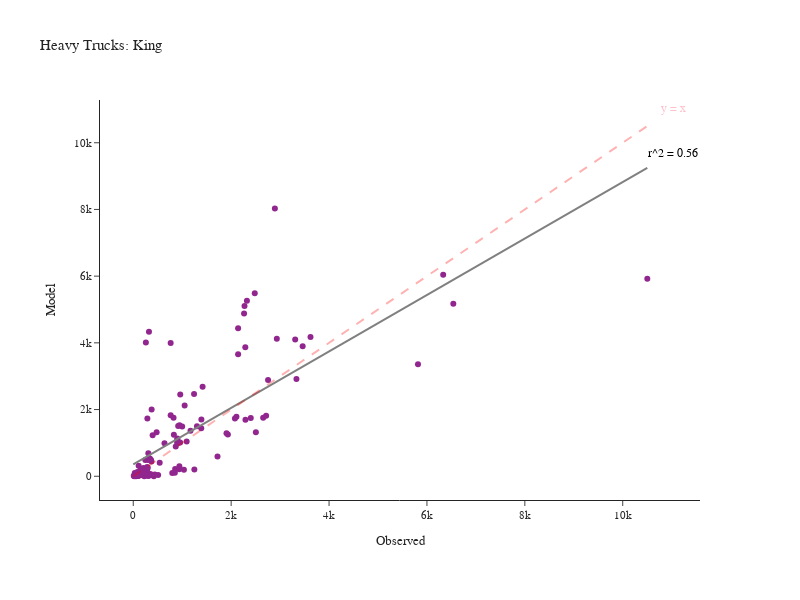

Notebook cell for this chart:
### Code cell
fig = create_truck_chart(df_daily_heavy, 'Heavy', 'King')
fig.show()

### Figure 1 — Plotly figure (JSON) as saved in the notebook; plotly's stock layout.template omitted (floating-point values rounded to 4 significant figures; data arrays with more than 128 entries replaced by an {"elided": "..."} marker saying what was removed)
{"data": [{"customdata": {"elided": "132x2 str values"}, "hovertemplate": "Observed=%{x}<br>Model=%{y}<br>location=%{customdata[0]}<br>County=%{customdata[1]}<extra></extra>", "legendgroup": "", "line": {"color": "Grey", "width": 2}, "marker": {"color": "#91268F", "symbol": "circle"}, "mode": "markers", "name": "", "orientation": "v", "showlegend": false, "type": "scatter", "x": {"elided": "132 int values"}, "xaxis": "x", "y": {"elided": "132 int values"}, "yaxis": "y"}, {"hovertemplate": "Observed=%{x}<br>Model=%{y}<extra></extra>", "legendgroup": "", "line": {"color": "Grey", "dash": "solid", "width": 2}, "marker": {"symbol": "circle"}, "mode": "lines", "name": "", "orientation": "v", "showlegend": false, "type": "scatter", "x": [0.0, 106.1, 212.2, 318.2, 424.3, 530.4, 636.5, 742.6, 848.6, 954.7, 1061.0, 1167.0, 1273.0, 1379.0, 1485.0, 1591.0, 1697.0, 1803.0, 1909.0, 2016.0, 2122.0, 2228.0, 2334.0, 2440.0, 2546.0, 2652.0, 2758.0, 2864.0, 2970.0, 3076.0, 3182.0, 3289.0, 3395.0, 3501.0, 3607.0, 3713.0, 3819.0, 3925.0, 4031.0, 4137.0, 4243.0, 4349.0, 4455.0, 4561.0, 4668.0, 4774.0, 4880.0, 4986.0, 5092.0, 5198.0, 5304.0, 5410.0, 5516.0, 5622.0, 5728.0, 5834.0, 5941.0, 6047.0, 6153.0, 6259.0, 6365.0, 6471.0, 6577.0, 6683.0, 6789.0, 6895.0, 7001.0, 7107.0, 7213.0, 7320.0, 7426.0, 7532.0, 7638.0, 7744.0, 7850.0, 7956.0, 8062.0, 8168.0, 8274.0, 8380.0, 8486.0, 8593.0, 8699.0, 8805.0, 8911.0, 9017.0, 9123.0, 9229.0, 9335.0, 9441.0, 9547.0, 9653.0, 9759.0, 9866.0, 9972.0, 10080.0, 10180.0, 10290.0, 10400.0, 10500.0], "xaxis": "x", "y": [354.9, 444.6, 534.4, 624.2, 714.0, 803.8, 893.6, 983.4, 1073.0, 1163.0, 1253.0, 1342.0, 1432.0, 1522.0, 1612.0, 1702.0, 1791.0, 1881.0, 1971.0, 2061.0, 2151.0, 2240.0, 2330.0, 2420.0, 2510.0, 2599.0, 2689.0, 2779.0, 2869.0, 2959.0, 3048.0, 3138.0, 3228.0, 3318.0, 3408.0, 3497.0, 3587.0, 3677.0, 3767.0, 3857.0, 3946.0, 4036.0, 4126.0, 4216.0, 4305.0, 4395.0, 4485.0, 4575.0, 4665.0, 4754.0, 4844.0, 4934.0, 5024.0, 5114.0, 5203.0, 5293.0, 5383.0, 5473.0, 5562.0, 5652.0, 5742.0, 5832.0, 5922.0, 6011.0, 6101.0, 6191.0, 6281.0, 6371.0, 6460.0, 6550.0, 6640.0, 6730.0, 6819.0, 6909.0, 6999.0, 7089.0, 7179.0, 7268.0, 7358.0, 7448.0, 7538.0, 7628.0, 7717.0, 7807.0, 7897.0, 7987.0, 8076.0, 8166.0, 8256.0, 8346.0, 8436.0, 8525.0, 8615.0, 8705.0, 8795.0, 8885.0, 8974.0, 9064.0, 9154.0, 9244.0], "yaxis": "y"}], "layout": {"annotations": [{"align": "right", "font": {"color": "pink", "size": 12}, "showarrow": false, "text": "y = x", "x": 11030.0, "y": 11030.0}, {"align": "right", "font": {"color": "black", "size": 12}, "showarrow": false, "text": "r^2 = 0.56", "x": 11030.0, "y": 9706.0}], "height": 600, "legend": {"tracegroupgap": 0}, "margin": {"b": 100, "l": 100, "r": 100, "t": 100}, "shapes": [{"line": {"color": "Red", "dash": "dash", "width": 2}, "type": "line", "x0": 0, "x1": 10502, "y0": 0, "y1": 10502}], "title": {"text": "Heavy Trucks: King"}, "width": 800, "xaxis": {"anchor": "y", "domain": [0.0, 1.0], "title": {"text": "Observed"}}, "yaxis": {"anchor": "x", "domain": [0.0, 1.0], "title": {"text": "Model"}}}}
